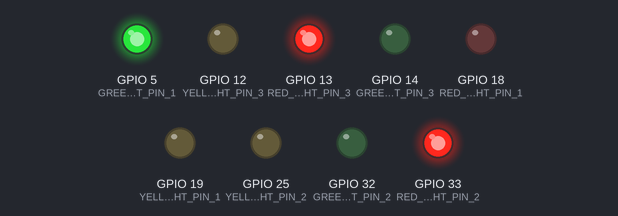
The sketch below on a simulated ESP32. Shown: output pins drawn as LEDs (lit = HIGH).

Above: at 0.1 s.
At 7.1 s:
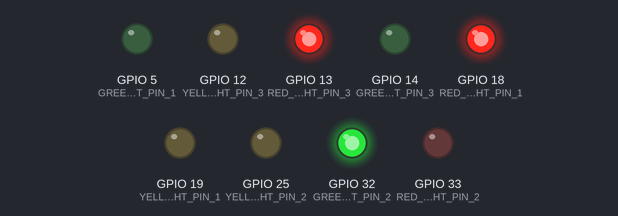
At 12.1 s:
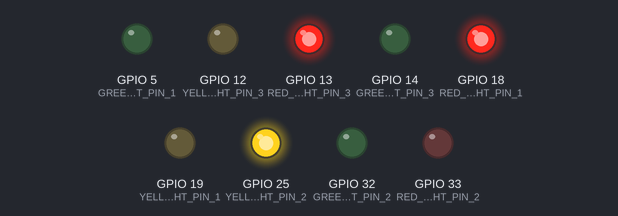
At 19.1 s:
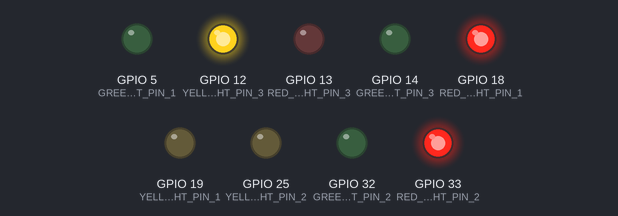
At 26.1 s:
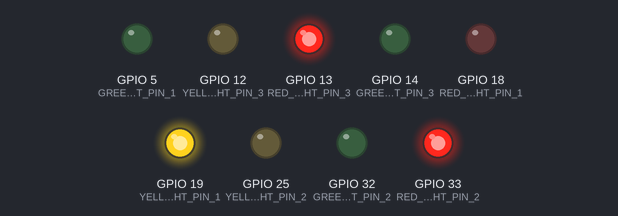
At 35.1 s:
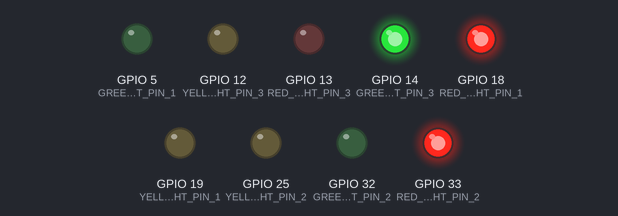
Timing chart, 0 to 36.6 s (numbered marks = the images above):
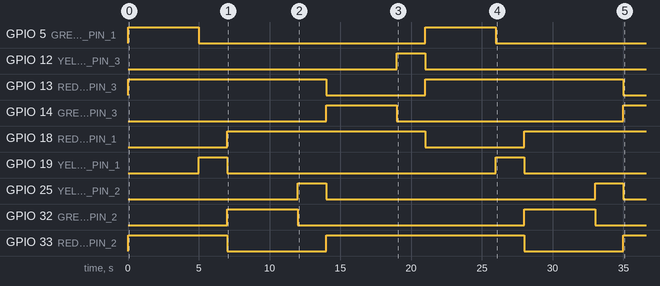

The sketch:

three_ways_traffic_light_standard.ino
```cpp
#define RED_LIGHT_PIN_1  18
#define YELLOW_LIGHT_PIN_1 19
#define GREEN_LIGHT_PIN_1  5

#define RED_LIGHT_PIN_2  33
#define YELLOW_LIGHT_PIN_2 25
#define GREEN_LIGHT_PIN_2  32

#define RED_LIGHT_PIN_3  13
#define YELLOW_LIGHT_PIN_3 12
#define GREEN_LIGHT_PIN_3  14

#define RED_LIGHT_DELAY 5000 // 5 seconds
#define YELLOW_LIGHT_DELAY 2000 // 2 seconds
#define GREEN_LIGHT_DELAY 5000 // 5 seconds

void setup() {
  pinMode(RED_LIGHT_PIN_1, OUTPUT);
  pinMode(YELLOW_LIGHT_PIN_1, OUTPUT);
  pinMode(GREEN_LIGHT_PIN_1, OUTPUT);

  pinMode(RED_LIGHT_PIN_2, OUTPUT);
  pinMode(YELLOW_LIGHT_PIN_2, OUTPUT);
  pinMode(GREEN_LIGHT_PIN_2, OUTPUT);

  pinMode(RED_LIGHT_PIN_3, OUTPUT);
  pinMode(YELLOW_LIGHT_PIN_3, OUTPUT);
  pinMode(GREEN_LIGHT_PIN_3, OUTPUT);
}

void loop() {
  // Set initial state for all lights
  digitalWrite(RED_LIGHT_PIN_1, LOW);
  digitalWrite(YELLOW_LIGHT_PIN_1, LOW);
  digitalWrite(GREEN_LIGHT_PIN_1, HIGH);

  digitalWrite(RED_LIGHT_PIN_2, HIGH);
  digitalWrite(YELLOW_LIGHT_PIN_2, LOW);
  digitalWrite(GREEN_LIGHT_PIN_2, LOW);

  digitalWrite(RED_LIGHT_PIN_3, HIGH);
  digitalWrite(YELLOW_LIGHT_PIN_3, LOW);
  digitalWrite(GREEN_LIGHT_PIN_3, LOW);

  // Traffic Light 1: Green, Traffic Light 2: Red, Traffic Light 3: Red
  delay(GREEN_LIGHT_DELAY);

  // Transition to next state
  digitalWrite(RED_LIGHT_PIN_1, LOW);
  digitalWrite(YELLOW_LIGHT_PIN_1, HIGH);
  digitalWrite(GREEN_LIGHT_PIN_1, LOW);

  digitalWrite(RED_LIGHT_PIN_2, HIGH);
  digitalWrite(YELLOW_LIGHT_PIN_2, LOW);
  digitalWrite(GREEN_LIGHT_PIN_2, LOW);

  digitalWrite(RED_LIGHT_PIN_3, HIGH);
  digitalWrite(YELLOW_LIGHT_PIN_3, LOW);
  digitalWrite(GREEN_LIGHT_PIN_3, LOW);

  // Traffic Light 1: YELLOW, Traffic Light 2: RED, Traffic Light 3: Red
  delay(YELLOW_LIGHT_DELAY);


  // Transition to next state
  digitalWrite(RED_LIGHT_PIN_1, HIGH);
  digitalWrite(YELLOW_LIGHT_PIN_1, LOW);
  digitalWrite(GREEN_LIGHT_PIN_1, LOW);

  digitalWrite(RED_LIGHT_PIN_2, LOW);
  digitalWrite(YELLOW_LIGHT_PIN_2, LOW);
  digitalWrite(GREEN_LIGHT_PIN_2, HIGH);

  digitalWrite(RED_LIGHT_PIN_3, HIGH);
  digitalWrite(YELLOW_LIGHT_PIN_3, LOW);
  digitalWrite(GREEN_LIGHT_PIN_3, LOW);

  // Traffic Light 1: RED, Traffic Light 2: GREEN, Traffic Light 3: RED
  delay(GREEN_LIGHT_DELAY);
  // Transition to next state
  digitalWrite(RED_LIGHT_PIN_1, HIGH);
  digitalWrite(YELLOW_LIGHT_PIN_1, LOW);
  digitalWrite(GREEN_LIGHT_PIN_1, LOW);

  digitalWrite(RED_LIGHT_PIN_2, LOW);
  digitalWrite(YELLOW_LIGHT_PIN_2, HIGH);
  digitalWrite(GREEN_LIGHT_PIN_2, LOW);

  digitalWrite(RED_LIGHT_PIN_3, HIGH);
  digitalWrite(YELLOW_LIGHT_PIN_3, LOW);
  digitalWrite(GREEN_LIGHT_PIN_3, LOW);

  // Traffic Light 1: RED, Traffic Light 2: YELLOW, Traffic Light 3: RED
  delay(YELLOW_LIGHT_DELAY);

  // Transition to next state
  digitalWrite(RED_LIGHT_PIN_1, HIGH);
  digitalWrite(YELLOW_LIGHT_PIN_1, LOW);
  digitalWrite(GREEN_LIGHT_PIN_1, LOW);

  digitalWrite(RED_LIGHT_PIN_2, HIGH);
  digitalWrite(YELLOW_LIGHT_PIN_2, LOW);
  digitalWrite(GREEN_LIGHT_PIN_2, LOW);

  digitalWrite(RED_LIGHT_PIN_3, LOW);
  digitalWrite(YELLOW_LIGHT_PIN_3, LOW);
  digitalWrite(GREEN_LIGHT_PIN_3, HIGH);

  // Traffic Light 1: RED, Traffic Light 2: RED, Traffic Light 3: GREEN
  delay(GREEN_LIGHT_DELAY);
  // Transition to next state
  digitalWrite(RED_LIGHT_PIN_1, HIGH);
  digitalWrite(YELLOW_LIGHT_PIN_1, LOW);
  digitalWrite(GREEN_LIGHT_PIN_1, LOW);

  digitalWrite(RED_LIGHT_PIN_2, HIGH);
  digitalWrite(YELLOW_LIGHT_PIN_2, LOW);
  digitalWrite(GREEN_LIGHT_PIN_2, LOW);

  digitalWrite(RED_LIGHT_PIN_3, LOW);
  digitalWrite(YELLOW_LIGHT_PIN_3, HIGH);
  digitalWrite(GREEN_LIGHT_PIN_3, LOW);

  // Traffic Light 1: RED, Traffic Light 2: RED, Traffic Light 3: YELLOW
  delay(YELLOW_LIGHT_DELAY);
}
```

Measured:
- by itself, GPIO 5 (GREEN_LIGHT_PIN_1), GPIO 32 (GREEN_LIGHT_PIN_2): alternates HIGH for 5.0 s and LOW for 16.0 s
- by itself, GPIO 12 (YELLOW_LIGHT_PIN_3): LOW → HIGH at 19.0 s, → LOW 2.0 s later
- by itself, GPIO 13 (RED_LIGHT_PIN_3): alternates HIGH for 14.0 s and LOW for 7.0 s
- by itself, GPIO 14 (GREEN_LIGHT_PIN_3): LOW → HIGH at 14.0 s, → LOW 5.0 s later, → HIGH 16.0 s later
- by itself, GPIO 18 (RED_LIGHT_PIN_1): LOW → HIGH at 7.0 s, → LOW 14.0 s later, → HIGH 7.0 s later
- by itself, GPIO 19 (YELLOW_LIGHT_PIN_1), GPIO 25 (YELLOW_LIGHT_PIN_2): alternates HIGH for 2.0 s and LOW for 19.0 s
- by itself, GPIO 33 (RED_LIGHT_PIN_2): goes HIGH 7.0 s, LOW 7.0 s, HIGH 14.0 s, LOW 7.0 s, then HIGH
